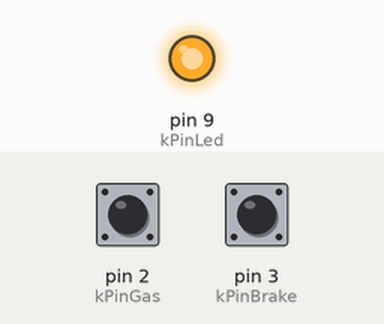
Simulated run of this sketch. Board: Arduino Uno, built with avr-gcc and run on an emulated ATmega328P. Parts: output pins drawn as LEDs (lit = HIGH). Dashed ring = blinking. Inputs (shaded band) come from the test bench; at power-on: pin 2 (kPinGas) HIGH, pin 3 (kPinBrake) HIGH.

Above: at 0.75 s.
At 1.2 s:
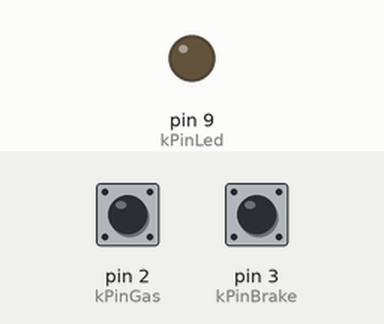
1.3 s: pin 2 (kPinGas) pulled LOW for 3.2 s
6.0 s: pin 3 (kPinBrake) pulled LOW for 0.15 s
At 7.3 s:
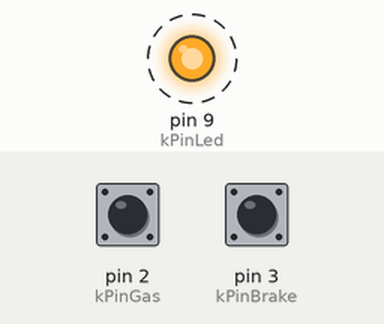
Timing chart, 0 to 15.0 s (numbered marks = the images above; inputs shaded):
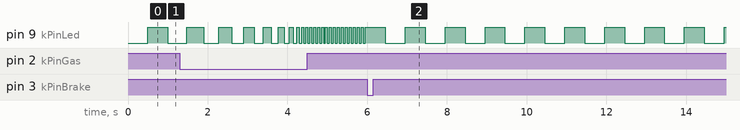

Measured:
- after the input at 6.0 s, pin 9 (kPinLed): alternates HIGH for 0.50 s and LOW for 0.50 s, starting after 0.45 s

The sketch:

3_1_sketch.ino
```cpp
const int kPinLed = 9;
const int kPinGas = 2;
const int kPinBrake = 3;

void setup()
{
  pinMode(kPinGas, INPUT);
  pinMode(kPinBrake, INPUT);
  digitalWrite(kPinGas, HIGH);
  digitalWrite(kPinBrake, HIGH);
  pinMode(kPinLed, OUTPUT);
}

int delayTime = 500;
int ledState = LOW;
long lastTime = 0;

void loop()
{
  if (digitalRead(kPinGas) == LOW) {
  	delayTime--;
  }
  else if (digitalRead(kPinBrake) == LOW) {
  	delayTime++;
  }

  delayTime = constrain(delayTime, 50, 500);

  if (lastTime + delayTime <= millis()) {
  	ledState = !ledState;
    digitalWrite(kPinLed, ledState);
    lastTime = millis();
  }
}
```
